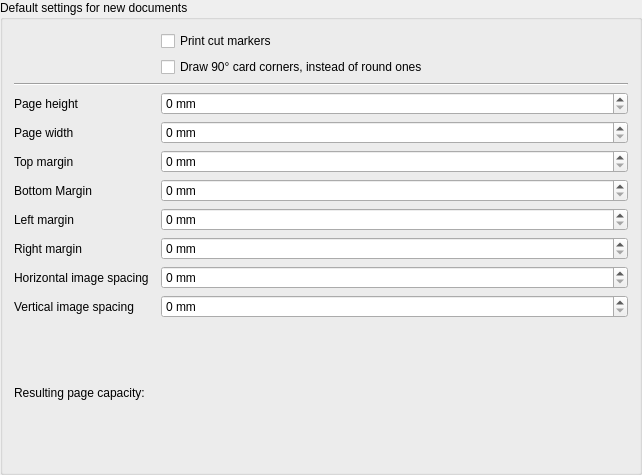
<?xml version="1.0" encoding="UTF-8"?>
<ui version="4.0">
 <class>PageConfigWidget</class>
 <widget class="QGroupBox" name="PageConfigWidget">
  <property name="geometry">
   <rect>
    <x>0</x>
    <y>0</y>
    <width>642</width>
    <height>475</height>
   </rect>
  </property>
  <property name="title">
   <string>Default settings for new documents</string>
  </property>
  <layout class="QGridLayout" name="gridLayout">
   <item row="10" column="1">
    <widget class="QLabel" name="page_height_label">
     <property name="text">
      <string>Page height</string>
     </property>
     <property name="buddy">
      <cstring>page_height</cstring>
     </property>
    </widget>
   </item>
   <item row="17" column="3">
    <widget class="QSpinBox" name="margin_right">
     <property name="sizePolicy">
      <sizepolicy hsizetype="Expanding" vsizetype="Fixed">
       <horstretch>0</horstretch>
       <verstretch>0</verstretch>
      </sizepolicy>
     </property>
     <property name="toolTip">
      <string>&lt;html&gt;&lt;head/&gt;&lt;body&gt;&lt;p&gt;Minimum margin between the right paper border and the page content.&lt;/p&gt;&lt;p&gt;Most printers have a minimum printing margin of 3 to 5 mm.&lt;/p&gt;&lt;/body&gt;&lt;/html&gt;</string>
     </property>
     <property name="suffix">
      <string> mm</string>
     </property>
     <property name="maximum">
      <number>10000</number>
     </property>
    </widget>
   </item>
   <item row="12" column="3">
    <widget class="QSpinBox" name="page_width">
     <property name="sizePolicy">
      <sizepolicy hsizetype="Expanding" vsizetype="Fixed">
       <horstretch>0</horstretch>
       <verstretch>0</verstretch>
      </sizepolicy>
     </property>
     <property name="toolTip">
      <string>Default paper width in millimeters</string>
     </property>
     <property name="suffix">
      <string> mm</string>
     </property>
     <property name="maximum">
      <number>10000</number>
     </property>
    </widget>
   </item>
   <item row="0" column="3">
    <widget class="QCheckBox" name="draw_cut_markers">
     <property name="toolTip">
      <string>Enable printing additional lines to aid cutting the printed sheets.</string>
     </property>
     <property name="text">
      <string>Print cut markers</string>
     </property>
    </widget>
   </item>
   <item row="10" column="3">
    <widget class="QSpinBox" name="page_height">
     <property name="sizePolicy">
      <sizepolicy hsizetype="Expanding" vsizetype="Fixed">
       <horstretch>0</horstretch>
       <verstretch>0</verstretch>
      </sizepolicy>
     </property>
     <property name="toolTip">
      <string>Default paper height in millimeters</string>
     </property>
     <property name="suffix">
      <string> mm</string>
     </property>
     <property name="maximum">
      <number>10000</number>
     </property>
    </widget>
   </item>
   <item row="13" column="1">
    <widget class="QLabel" name="margin_top_label">
     <property name="text">
      <string>Top margin</string>
     </property>
     <property name="buddy">
      <cstring>margin_top</cstring>
     </property>
    </widget>
   </item>
   <item row="14" column="3">
    <widget class="QSpinBox" name="margin_bottom">
     <property name="sizePolicy">
      <sizepolicy hsizetype="Expanding" vsizetype="Fixed">
       <horstretch>0</horstretch>
       <verstretch>0</verstretch>
      </sizepolicy>
     </property>
     <property name="toolTip">
      <string>&lt;html&gt;&lt;head/&gt;&lt;body&gt;&lt;p&gt;Minimum margin between the bottom paper border and the page content.&lt;/p&gt;&lt;p&gt;Most printers have a minimum printing margin of 3 to 5 mm.&lt;/p&gt;&lt;/body&gt;&lt;/html&gt;</string>
     </property>
     <property name="suffix">
      <string> mm</string>
     </property>
     <property name="maximum">
      <number>10000</number>
     </property>
    </widget>
   </item>
   <item row="14" column="1">
    <widget class="QLabel" name="margin_bottom_label">
     <property name="text">
      <string>Bottom Margin</string>
     </property>
     <property name="buddy">
      <cstring>margin_bottom</cstring>
     </property>
    </widget>
   </item>
   <item row="8" column="1" colspan="3">
    <widget class="Line" name="line">
     <property name="orientation">
      <enum>Qt::Horizontal</enum>
     </property>
    </widget>
   </item>
   <item row="20" column="3">
    <widget class="QLabel" name="page_capacity">
     <property name="toolTip">
      <string>Number of regular-size cards fitting on each page,
based on the page size and spacings configured</string>
     </property>
     <property name="text">
      <string/>
     </property>
    </widget>
   </item>
   <item row="17" column="1">
    <widget class="QLabel" name="margin_right_label">
     <property name="text">
      <string>Right margin</string>
     </property>
     <property name="buddy">
      <cstring>margin_right</cstring>
     </property>
    </widget>
   </item>
   <item row="19" column="1">
    <widget class="QLabel" name="image_spacing_vertical_label">
     <property name="text">
      <string>Vertical image spacing</string>
     </property>
     <property name="buddy">
      <cstring>image_spacing_vertical</cstring>
     </property>
    </widget>
   </item>
   <item row="16" column="3">
    <widget class="QSpinBox" name="margin_left">
     <property name="sizePolicy">
      <sizepolicy hsizetype="Expanding" vsizetype="Fixed">
       <horstretch>0</horstretch>
       <verstretch>0</verstretch>
      </sizepolicy>
     </property>
     <property name="toolTip">
      <string>&lt;html&gt;&lt;head/&gt;&lt;body&gt;&lt;p&gt;Minimum margin between the left paper border and the page content.&lt;/p&gt;&lt;p&gt;Most printers have a minimum printing margin of 3 to 5 mm.&lt;/p&gt;&lt;/body&gt;&lt;/html&gt;</string>
     </property>
     <property name="suffix">
      <string> mm</string>
     </property>
     <property name="maximum">
      <number>10000</number>
     </property>
    </widget>
   </item>
   <item row="18" column="1">
    <widget class="QLabel" name="image_spacing_horizontal_label">
     <property name="text">
      <string>Horizontal image spacing</string>
     </property>
     <property name="buddy">
      <cstring>image_spacing_horizontal</cstring>
     </property>
    </widget>
   </item>
   <item row="20" column="1">
    <widget class="QLabel" name="page_capacity_label">
     <property name="text">
      <string>Resulting page capacity:</string>
     </property>
    </widget>
   </item>
   <item row="13" column="3">
    <widget class="QSpinBox" name="margin_top">
     <property name="sizePolicy">
      <sizepolicy hsizetype="Expanding" vsizetype="Fixed">
       <horstretch>0</horstretch>
       <verstretch>0</verstretch>
      </sizepolicy>
     </property>
     <property name="toolTip">
      <string>&lt;html&gt;&lt;head/&gt;&lt;body&gt;&lt;p&gt;Minimum margin between the top paper border and the page content.&lt;/p&gt;&lt;p&gt;Most printers have a minimum printing margin of 3 to 5 mm.&lt;/p&gt;&lt;/body&gt;&lt;/html&gt;</string>
     </property>
     <property name="suffix">
      <string> mm</string>
     </property>
     <property name="maximum">
      <number>10000</number>
     </property>
    </widget>
   </item>
   <item row="19" column="3">
    <widget class="QSpinBox" name="image_spacing_vertical">
     <property name="sizePolicy">
      <sizepolicy hsizetype="Expanding" vsizetype="Fixed">
       <horstretch>0</horstretch>
       <verstretch>0</verstretch>
      </sizepolicy>
     </property>
     <property name="toolTip">
      <string>&lt;html&gt;&lt;head/&gt;&lt;body&gt;&lt;p&gt;Space above and below images. Images are this many millimeters apart.&lt;/p&gt;&lt;p&gt;If set to zero, you only need one cut to separate two images, otherwise you need two cuts but require less precision hitting the exact middle.&lt;/p&gt;&lt;/body&gt;&lt;/html&gt;</string>
     </property>
     <property name="suffix">
      <string> mm</string>
     </property>
     <property name="maximum">
      <number>10000</number>
     </property>
    </widget>
   </item>
   <item row="16" column="1">
    <widget class="QLabel" name="margin_left_label">
     <property name="text">
      <string>Left margin</string>
     </property>
     <property name="buddy">
      <cstring>margin_left</cstring>
     </property>
    </widget>
   </item>
   <item row="18" column="3">
    <widget class="QSpinBox" name="image_spacing_horizontal">
     <property name="sizePolicy">
      <sizepolicy hsizetype="Expanding" vsizetype="Fixed">
       <horstretch>0</horstretch>
       <verstretch>0</verstretch>
      </sizepolicy>
     </property>
     <property name="toolTip">
      <string>&lt;html&gt;&lt;head/&gt;&lt;body&gt;&lt;p&gt;Space left and right of images. Images are this many millimeters apart.&lt;/p&gt;&lt;p&gt;If set to zero, you only need one cut to separate two images, otherwise you need two cuts but require less precision hitting the exact middle.&lt;/p&gt;&lt;/body&gt;&lt;/html&gt;</string>
     </property>
     <property name="suffix">
      <string> mm</string>
     </property>
     <property name="maximum">
      <number>10000</number>
     </property>
    </widget>
   </item>
   <item row="12" column="1">
    <widget class="QLabel" name="page_width_label">
     <property name="text">
      <string>Page width</string>
     </property>
     <property name="buddy">
      <cstring>page_width</cstring>
     </property>
    </widget>
   </item>
   <item row="1" column="3">
    <widget class="QCheckBox" name="draw_sharp_corners">
     <property name="text">
      <string>Draw 90° card corners, instead of round ones</string>
     </property>
    </widget>
   </item>
  </layout>
 </widget>
 <tabstops>
  <tabstop>draw_cut_markers</tabstop>
  <tabstop>page_height</tabstop>
  <tabstop>page_width</tabstop>
  <tabstop>margin_top</tabstop>
  <tabstop>margin_bottom</tabstop>
  <tabstop>margin_left</tabstop>
  <tabstop>margin_right</tabstop>
  <tabstop>image_spacing_horizontal</tabstop>
  <tabstop>image_spacing_vertical</tabstop>
 </tabstops>
 <resources/>
 <connections>
  <connection>
   <sender>page_height</sender>
   <signal>valueChanged(int)</signal>
   <receiver>PageConfigWidget</receiver>
   <slot>validate_paper_size_settings()</slot>
   <hints>
    <hint type="sourcelabel">
     <x>200</x>
     <y>89</y>
    </hint>
    <hint type="destinationlabel">
     <x>20</x>
     <y>20</y>
    </hint>
   </hints>
  </connection>
  <connection>
   <sender>page_height</sender>
   <signal>valueChanged(int)</signal>
   <receiver>PageConfigWidget</receiver>
   <slot>page_layout_setting_changed()</slot>
   <hints>
    <hint type="sourcelabel">
     <x>200</x>
     <y>89</y>
    </hint>
    <hint type="destinationlabel">
     <x>20</x>
     <y>20</y>
    </hint>
   </hints>
  </connection>
  <connection>
   <sender>page_width</sender>
   <signal>valueChanged(int)</signal>
   <receiver>PageConfigWidget</receiver>
   <slot>validate_paper_size_settings()</slot>
   <hints>
    <hint type="sourcelabel">
     <x>200</x>
     <y>126</y>
    </hint>
    <hint type="destinationlabel">
     <x>20</x>
     <y>20</y>
    </hint>
   </hints>
  </connection>
  <connection>
   <sender>page_width</sender>
   <signal>valueChanged(int)</signal>
   <receiver>PageConfigWidget</receiver>
   <slot>page_layout_setting_changed()</slot>
   <hints>
    <hint type="sourcelabel">
     <x>200</x>
     <y>126</y>
    </hint>
    <hint type="destinationlabel">
     <x>20</x>
     <y>20</y>
    </hint>
   </hints>
  </connection>
  <connection>
   <sender>margin_top</sender>
   <signal>valueChanged(int)</signal>
   <receiver>PageConfigWidget</receiver>
   <slot>validate_paper_size_settings()</slot>
   <hints>
    <hint type="sourcelabel">
     <x>200</x>
     <y>163</y>
    </hint>
    <hint type="destinationlabel">
     <x>20</x>
     <y>20</y>
    </hint>
   </hints>
  </connection>
  <connection>
   <sender>margin_top</sender>
   <signal>valueChanged(int)</signal>
   <receiver>PageConfigWidget</receiver>
   <slot>page_layout_setting_changed()</slot>
   <hints>
    <hint type="sourcelabel">
     <x>200</x>
     <y>163</y>
    </hint>
    <hint type="destinationlabel">
     <x>20</x>
     <y>20</y>
    </hint>
   </hints>
  </connection>
  <connection>
   <sender>margin_bottom</sender>
   <signal>valueChanged(int)</signal>
   <receiver>PageConfigWidget</receiver>
   <slot>validate_paper_size_settings()</slot>
   <hints>
    <hint type="sourcelabel">
     <x>200</x>
     <y>200</y>
    </hint>
    <hint type="destinationlabel">
     <x>20</x>
     <y>20</y>
    </hint>
   </hints>
  </connection>
  <connection>
   <sender>margin_bottom</sender>
   <signal>valueChanged(int)</signal>
   <receiver>PageConfigWidget</receiver>
   <slot>page_layout_setting_changed()</slot>
   <hints>
    <hint type="sourcelabel">
     <x>200</x>
     <y>200</y>
    </hint>
    <hint type="destinationlabel">
     <x>20</x>
     <y>20</y>
    </hint>
   </hints>
  </connection>
  <connection>
   <sender>margin_left</sender>
   <signal>valueChanged(int)</signal>
   <receiver>PageConfigWidget</receiver>
   <slot>validate_paper_size_settings()</slot>
   <hints>
    <hint type="sourcelabel">
     <x>200</x>
     <y>237</y>
    </hint>
    <hint type="destinationlabel">
     <x>20</x>
     <y>20</y>
    </hint>
   </hints>
  </connection>
  <connection>
   <sender>margin_left</sender>
   <signal>valueChanged(int)</signal>
   <receiver>PageConfigWidget</receiver>
   <slot>page_layout_setting_changed()</slot>
   <hints>
    <hint type="sourcelabel">
     <x>200</x>
     <y>237</y>
    </hint>
    <hint type="destinationlabel">
     <x>20</x>
     <y>20</y>
    </hint>
   </hints>
  </connection>
  <connection>
   <sender>margin_right</sender>
   <signal>valueChanged(int)</signal>
   <receiver>PageConfigWidget</receiver>
   <slot>validate_paper_size_settings()</slot>
   <hints>
    <hint type="sourcelabel">
     <x>200</x>
     <y>274</y>
    </hint>
    <hint type="destinationlabel">
     <x>20</x>
     <y>20</y>
    </hint>
   </hints>
  </connection>
  <connection>
   <sender>margin_right</sender>
   <signal>valueChanged(int)</signal>
   <receiver>PageConfigWidget</receiver>
   <slot>page_layout_setting_changed()</slot>
   <hints>
    <hint type="sourcelabel">
     <x>200</x>
     <y>274</y>
    </hint>
    <hint type="destinationlabel">
     <x>20</x>
     <y>20</y>
    </hint>
   </hints>
  </connection>
  <connection>
   <sender>image_spacing_horizontal</sender>
   <signal>valueChanged(int)</signal>
   <receiver>PageConfigWidget</receiver>
   <slot>validate_paper_size_settings()</slot>
   <hints>
    <hint type="sourcelabel">
     <x>200</x>
     <y>311</y>
    </hint>
    <hint type="destinationlabel">
     <x>20</x>
     <y>20</y>
    </hint>
   </hints>
  </connection>
  <connection>
   <sender>image_spacing_horizontal</sender>
   <signal>valueChanged(int)</signal>
   <receiver>PageConfigWidget</receiver>
   <slot>page_layout_setting_changed()</slot>
   <hints>
    <hint type="sourcelabel">
     <x>200</x>
     <y>311</y>
    </hint>
    <hint type="destinationlabel">
     <x>20</x>
     <y>20</y>
    </hint>
   </hints>
  </connection>
  <connection>
   <sender>image_spacing_vertical</sender>
   <signal>valueChanged(int)</signal>
   <receiver>PageConfigWidget</receiver>
   <slot>validate_paper_size_settings()</slot>
   <hints>
    <hint type="sourcelabel">
     <x>200</x>
     <y>348</y>
    </hint>
    <hint type="destinationlabel">
     <x>20</x>
     <y>20</y>
    </hint>
   </hints>
  </connection>
  <connection>
   <sender>image_spacing_vertical</sender>
   <signal>valueChanged(int)</signal>
   <receiver>PageConfigWidget</receiver>
   <slot>page_layout_setting_changed()</slot>
   <hints>
    <hint type="sourcelabel">
     <x>200</x>
     <y>348</y>
    </hint>
    <hint type="destinationlabel">
     <x>20</x>
     <y>20</y>
    </hint>
   </hints>
  </connection>
 </connections>
 <slots>
  <slot>validate_paper_size_settings()</slot>
  <slot>page_layout_setting_changed()</slot>
 </slots>
</ui>
